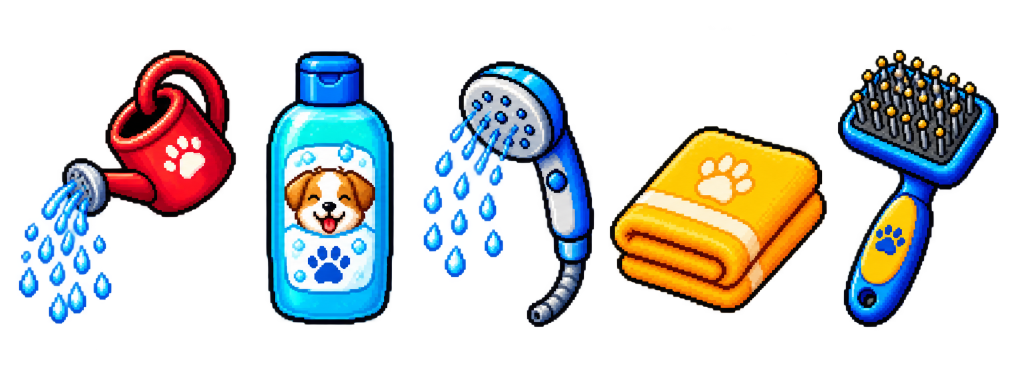
#> input picture code/sources/src-bath-items.png, 2032 x 774 px (shown at 1/2 size)
$ python cut_sheet.py ../../sources/src-bath-items.png
#> lines starting #> are read from the running program, lines starting #| are printed output that depends on the picture; after the words box and inside, x2 and y2 are one past the last pixel; in counts of white or black regions, pixels touching at a corner belong together
#!/usr/bin/env python3
"""
Разрезает сводный лист от генератора на отдельные спрайт-листы.

Зачем. Генератор отдаёт всё одной картинкой: четыре вида животных,
по три позы на каждого, плюс предметы — и всё это на непрозрачном
фоне-градиенте. Конвейеру нужны отдельные листы с прозрачным фоном,
по одному на «вид + поза».

Два действия, каждое со своей хитростью.

1. ФОН. Заливка от краёв, но сравнивается не с начальной точкой, а с
   СОСЕДНИМ пикселем. Фон — плавный градиент от почти чёрного по углам
   до светло-коричневого в середине: сравнение с одним опорным цветом
   либо оставит половину фона, либо съест животных. Пошаговое сравнение
   идёт по градиенту и останавливается на резкой границе спрайта.

   Допуск подобран вручную: при 28 заливка протекала сквозь тёмные
   черепицы на крыше домика и через тень на морде обезьянки.

2. РЕЗКА. Ряды и столбцы ищутся по самой картинке, а не по числам из
   головы: генератор в следующий раз расставит спрайты иначе. Кадры
   внутри позы стоят плотно, между позами зазор шире — по этому
   разрыву позы и разделяются.

Запуск:  python3 tools/assets/cut_sheet.py sources/<файл>.png
"""

import os
import sys
from collections import deque

try:
    from PIL import Image
except ImportError:
    sys.exit('Нужен Pillow: pip3 install Pillow')

OUT_DIR = 'sources'

#: Порог заливки фона: сумма разницы по трём каналам с соседом.
BG_TOLERANCE = 14

#: Разрыв, по которому отделяются ПОЗЫ друг от друга.
#: Внутри позы кадры стоят вплотную (разрывы до 10 px, местами
#: хвост одного кадра заходит на соседний), между позами — от 21 px.
GROUP_GAP = 15

#: Прозрачный зазор между кадрами в готовом листе. Нарезчик
#: prepare_pets.py режет лист по прозрачным столбцам, а в исходнике
#: их нет — кадры склеились бы в один.
GUTTER = 8

#: Разрыв между рядами. Маленький намеренно: между обезьянками и
#: предметами внизу всего 7 пустых строк, и при большем пороге два
#: ряда склеивались в один.
ROW_GAP = 5

#: Во сколько раз увеличить. Генератор рисует мельче существующих
#: листов, и без увеличения новые позы оказались бы вчетверо мельче
#: ходящего питомца.
#:
#: Тройка, а не четвёрка. Сначала подгонял по ОБЩЕЙ высоте кадра — и
#: промахнулся: в позе игры у зверя задран хвост, высота набирается им,
#: а тело выходит на треть крупнее, чем на старых листах. Животное
#: заметно «раздувалось», стоило ему лечь. Тройка сводит тело и голову
#: с остальными позами; проверялось сравнением силуэтов бок о бок.
#:
#: Целое число намеренно: при дробном увеличении без сглаживания
#: пиксели получаются разного размера, и рисунок «рябит».
PET_UPSCALE = 3
THING_UPSCALE = 2

#: Что где лежит. Порядок рядов сверху вниз, поз — слева направо.
LAYOUT = [
    (['cat-sleep', 'cat-ball', 'cat-house'], 4),
    (['dog-sleep', 'dog-ball', 'dog-house'], 4),
    (['pig-sleep', 'pig-ball', 'pig-house'], 4),
    (['monkey-sleep', 'monkey-ball', 'monkey-house'], 4),
    (['room-house', 'room-bed', 'room-ball'], 1),
]


def drop_background(im, tolerance=BG_TOLERANCE):
    """Убирает фон заливкой от краёв. Возвращает RGBA."""
    rgb = im.convert('RGB')
    w, h = rgb.size
    data = rgb.tobytes()

    bg = bytearray(w * h)
    queue = deque()

    def seed(i):
        if not bg[i]:
            bg[i] = 1
            queue.append(i)

    for x in range(w):
        seed(x)
        seed((h - 1) * w + x)
    for y in range(h):
        seed(y * w)
        seed(y * w + w - 1)

    while queue:
        i = queue.popleft()
        b = i * 3
        r0, g0, b0 = data[b], data[b + 1], data[b + 2]
        x, y = i % w, i // w
        for nx, ny in ((x - 1, y), (x + 1, y), (x, y - 1), (x, y + 1)):
            if nx < 0 or ny < 0 or nx >= w or ny >= h:
                continue
            j = ny * w + nx
            if bg[j]:
                continue
            c = j * 3
            near = (
                abs(data[c] - r0) + abs(data[c + 1] - g0) + abs(data[c + 2] - b0)
            )
            if near <= tolerance:
                bg[j] = 1
                queue.append(j)

    out = rgb.convert('RGBA')
    out.putalpha(Image.frombytes('L', (w, h), bytes(0 if v else 255 for v in bg)))
    return out


def opaque_rows(alpha, w, h):
    """Полосы строк, в которых что-то есть."""
    px = alpha.load()
    filled = [any(px[x, y] for x in range(0, w, 2)) for y in range(h)]
    return spans_of(filled, gap=ROW_GAP)


def spans_of(flags, gap):
    """Непрерывные участки True, склеенные через разрывы до `gap`."""
    spans, start = [], None
    for i, on in enumerate(flags):
        if on and start is None:
            start = i
        elif not on and start is not None:
            spans.append((start, i))
            start = None
    if start is not None:
        spans.append((start, len(flags)))

    merged = []
    for s in spans:
        if merged and s[0] - merged[-1][1] <= gap:
            merged[-1] = (merged[-1][0], s[1])
        else:
            merged.append(s)
    return merged


def pose_spans(alpha, band, w):
    """Позы в полосе: группы кадров, разделённые широким зазором."""
    px = alpha.load()
    top, bottom = band
    filled = [any(px[x, y] for y in range(top, bottom, 2)) for x in range(w)]
    return spans_of(filled, gap=GROUP_GAP)


def frame_cuts(alpha, band, left, right, count):
    """Границы кадров внутри позы.

    Кадры нарисованы вплотную, местами внахлёст: хвост одного заходит
    на соседний. Поэтому режем не по пустому месту (его нет), а по
    столбцу с НАИМЕНЬШИМ количеством закрашенных пикселей рядом с
    ожидаемой границей — там потеряется меньше всего рисунка.
    """
    px = alpha.load()
    top, bottom = band
    ink = [
        sum(1 for y in range(top, bottom) if px[x, y]) for x in range(left, right)
    ]
    step = (right - left) / count

    cuts = [left]
    for k in range(1, count):
        centre = left + round(k * step)
        window = max(2, int(step * 0.18))
        lo = max(left + 1, centre - window)
        hi = min(right - 1, centre + window)
        cuts.append(min(range(lo, hi), key=lambda x: ink[x - left]))
    cuts.append(right)
    return list(zip(cuts, cuts[1:]))


def main():
    if len(sys.argv) < 2:
        sys.exit('Укажите файл: python3 tools/assets/cut_sheet.py sources/lист.png')
    src = sys.argv[1]

    im = drop_background(Image.open(src))
#> in drop_background, `rgb = im.convert('RGB')`:
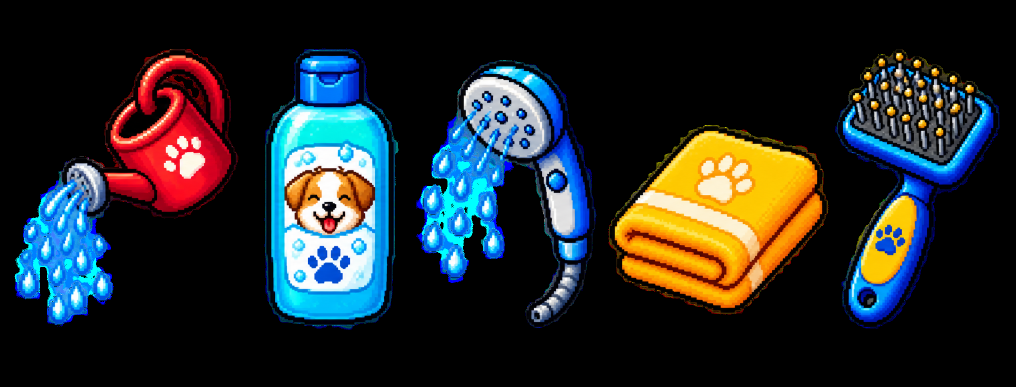
#> rgb: PIL image 2032x774 RGB (shown at 1/2 size); mean R, G, B 37.1, 41.4, 42.7
#> in drop_background, `out.putalpha(Image.frombytes('L', (w, h), bytes(0 if v else 255 for v ..`:
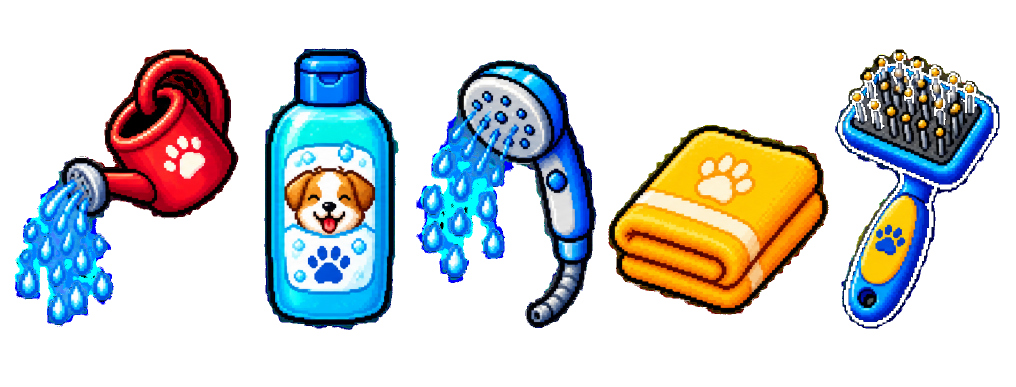
#> out: PIL image 2032x774 RGBA (shown at 1/2 size); mean R, G, B, A 37.1, 41.4, 42.7, 87; transparent parts drawn white
    w, h = im.size
#> w = 2032; h = 774
    alpha = im.split()[3]
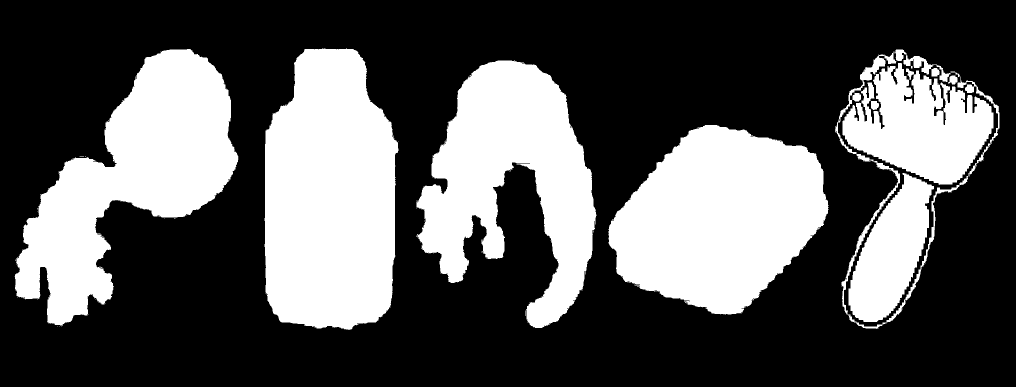
#> alpha: PIL image 2032x774 L (shown at 1/2 size); 34.1% white; 73 white regions (61 under 20 px), largest, box (x1, y1, x2, y2) and area: (529, 97, 798, 660) 126048, (1217, 250, 1657, 629) 115365, (29, 98, 477, 651) 110687

    bands = opaque_rows(alpha, w, h)
#> in opaque_rows, `filled = [any(px[x, y] for x in range(0, w, 2)) for y in range(h)]`: filled = 774 items, first 6: False, False, False, False, False, False
#> the loop in spans_of, `for i, on in enumerate(flags):` made 774 passes
#> start on pass 98: 97
#> after the loop in spans_of, `for i, on in enumerate(flags):`: spans = [(97, 659)]
#> the loop in spans_of, `for s in spans:` made 1 pass
#> bands = [(97, 659)]
    if len(bands) != len(LAYOUT):
#> (the run stopped early here; a loop or call above may not have finished)

$ run again, on code/sources/src-cat-adult-happy.png
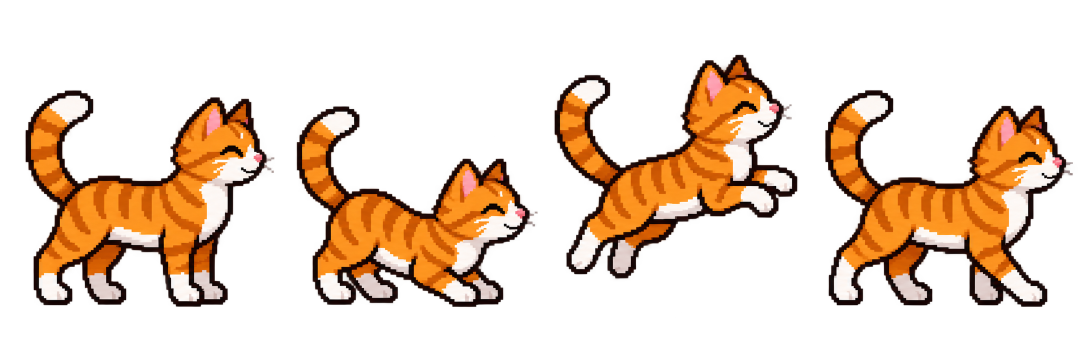
#> input picture code/sources/src-cat-adult-happy.png, 2172 x 724 px (shown at 1/2 size)
#> in drop_background, `rgb = im.convert('RGB')`:
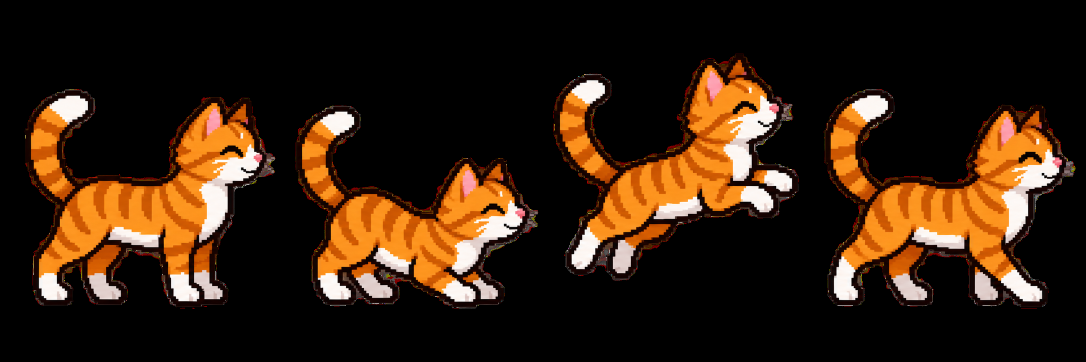
#> rgb: PIL image 2172x724 RGB (shown at 1/2 size); mean R, G, B 51.9, 32.4, 16.3
#> in main, `alpha = im.split()[3]`:
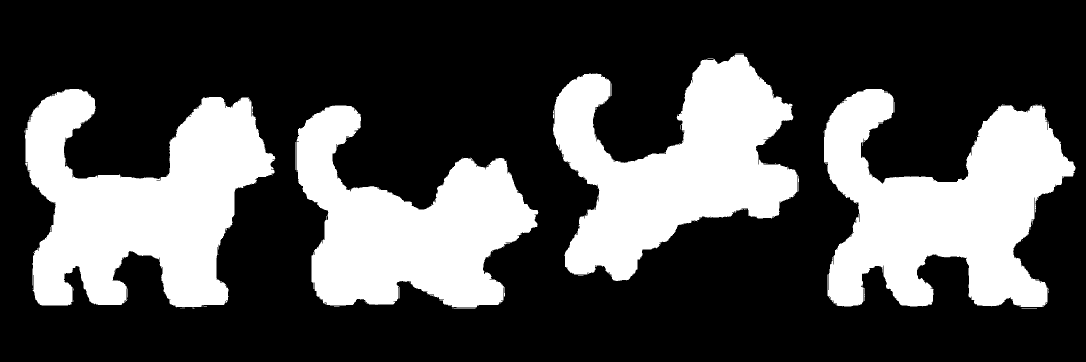
#> alpha: PIL image 2172x724 L (shown at 1/2 size); 30.2% white; 111 white regions (97 under 20 px), largest, box (x1, y1, x2, y2) and area: (50, 178, 551, 614) 127509, (1647, 178, 2151, 614) 125592, (1106, 109, 1596, 562) 115356
#> filled = 724 items, first 6: False, False, False, False, False, False
#> the loop in spans_of, `for i, on in enumerate(flags):` made 724 passes
#> start on passes 108, 110: 107, 109
#> after the loop in spans_of, `for i, on in enumerate(flags):`: spans = [(107, 108), (109, 617)]
#> the loop in spans_of, `for s in spans:` made 2 passes
#> after the loop in spans_of, `for s in spans:`: merged = [(107, 617)]

$ run again, on code/sources/src-cat-adult-idle.png
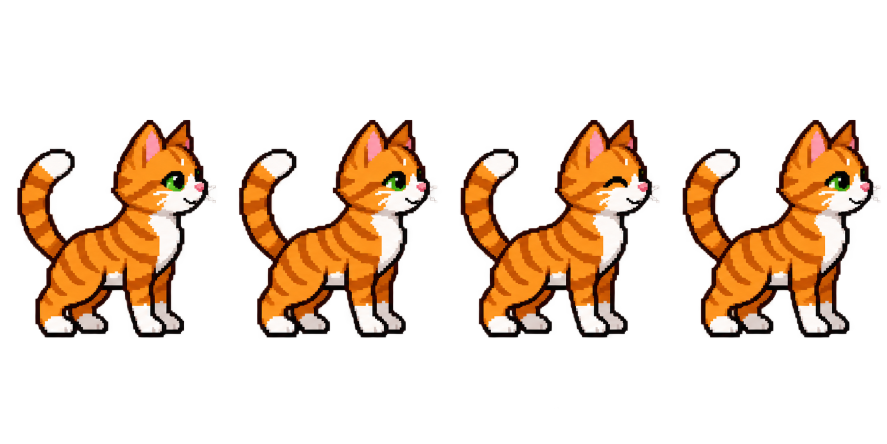
#> input picture code/sources/src-cat-adult-idle.png, 1774 x 887 px (shown at 1/2 size)
#> in drop_background, `rgb = im.convert('RGB')`:
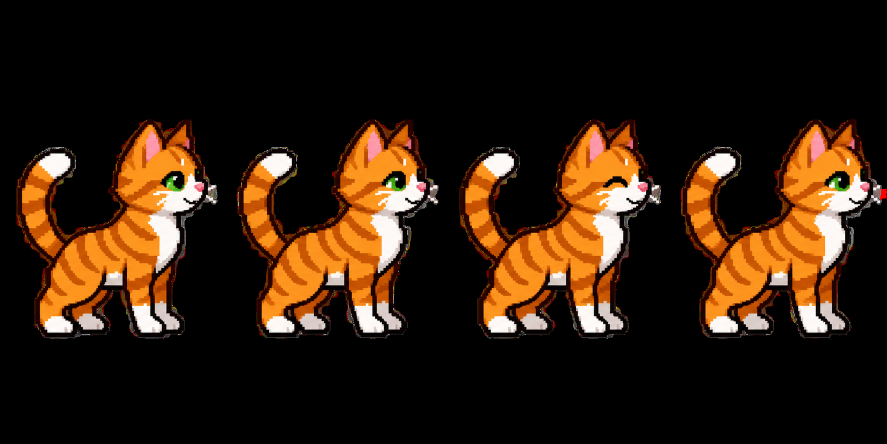
#> rgb: PIL image 1774x887 RGB (shown at 1/2 size); mean R, G, B 47.1, 29.1, 14.2
#> in main, `alpha = im.split()[3]`:
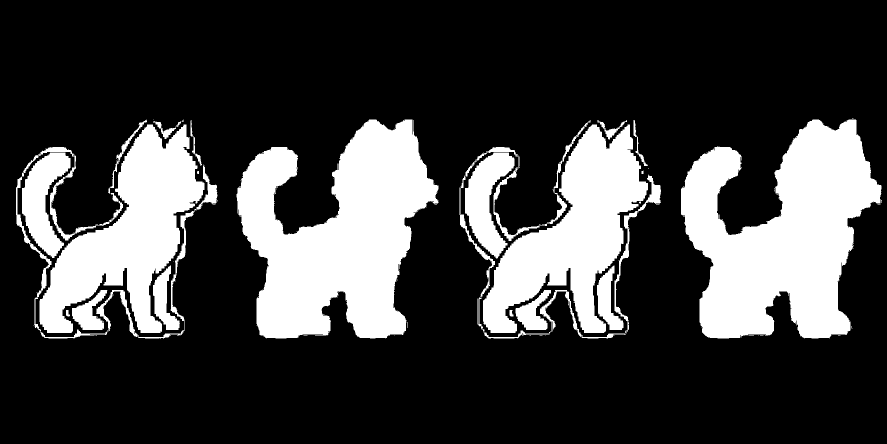
#> alpha: PIL image 1774x887 L (shown at 1/2 size); 24.6% white; 110 white regions (71 under 20 px), largest, box (x1, y1, x2, y2) and area: (473, 239, 877, 677) 106124, (1362, 239, 1763, 677) 106044, (79, 249, 409, 666) 60194
#> filled = 887 items, first 6: False, False, False, False, False, False
#> the loop in spans_of, `for i, on in enumerate(flags):` made 887 passes
#> start on passes 238, 240: 237, 239
#> after the loop in spans_of, `for i, on in enumerate(flags):`: spans = [(237, 238), (239, 678)]
#> the loop in spans_of, `for s in spans:` made 2 passes
#> after the loop in spans_of, `for s in spans:`: merged = [(237, 678)]
